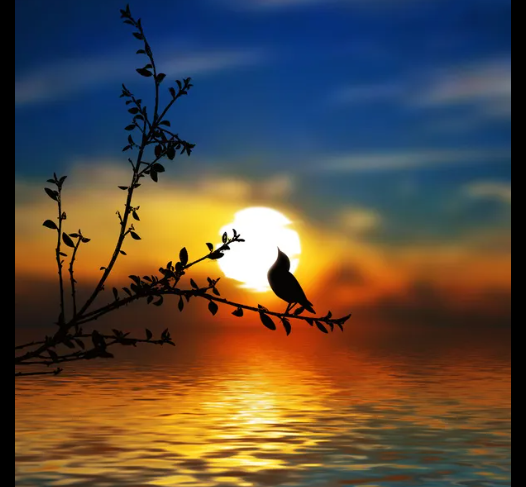
#> input picture 3_sample_image.png, 526 x 487 px
$ python 3_tensor.py
#> lines starting #> are read from the running program, lines starting #| are printed output that depends on the picture
import tensorflow as tf
import numpy as np
import matplotlib.pyplot as plt
import cv2
from PIL import Image

def load_image(path):
#> called with path = '3_sample_image.png'
    image_rgb = Image.open(path).convert('RGB')
    image_gray = image_rgb.convert('L')
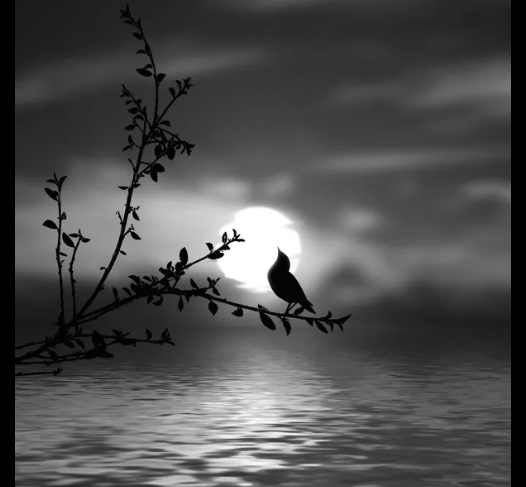
#> image_gray: PIL image 526x487 L; min 0, max 255, mean 79.2

    # Convert to tensor
#> (the run stopped early here; a loop or call above may not have finished)
